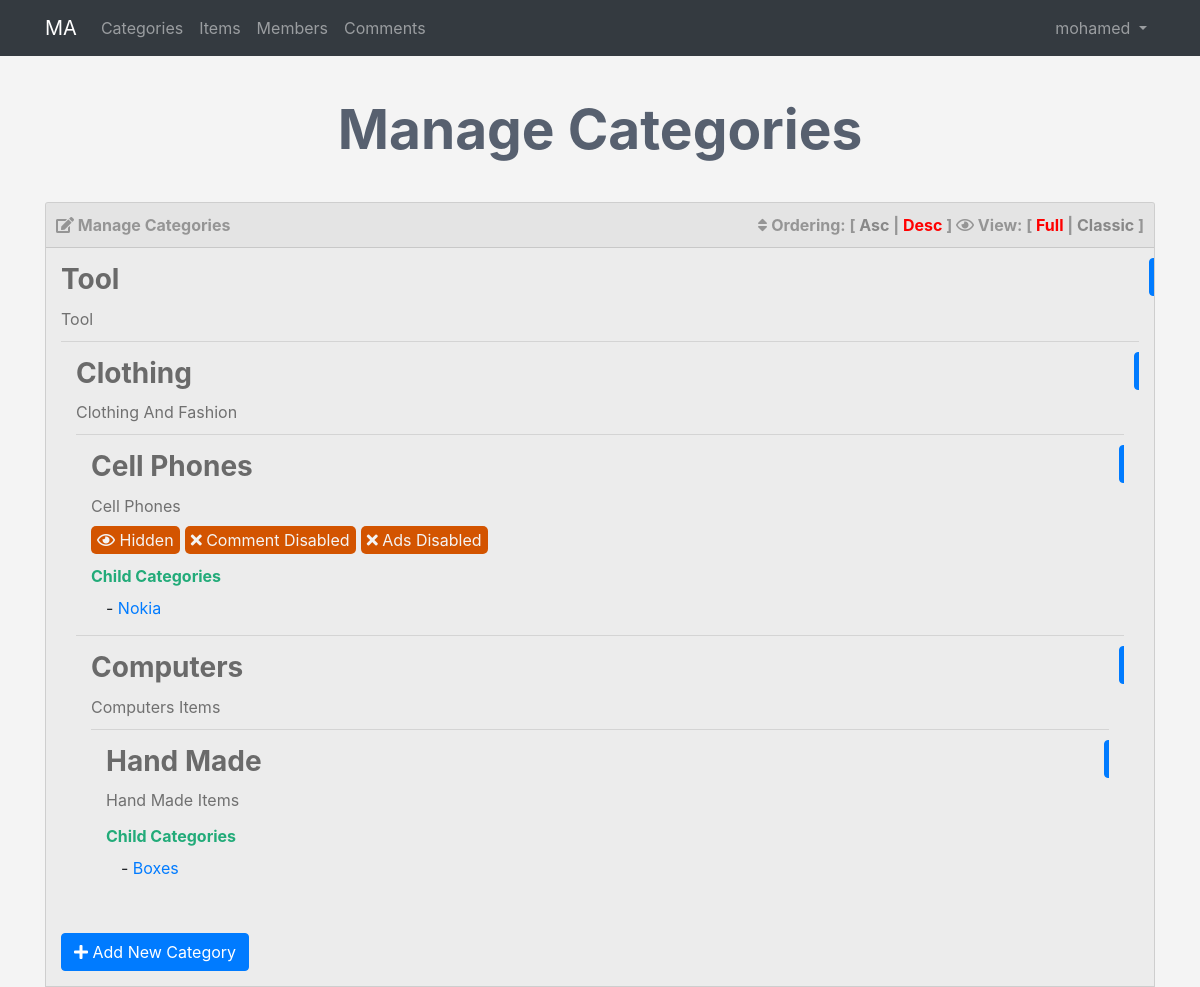
The app's page /admin/categories.php (signed in) with its own data.
### tables this page shows
CREATE TABLE `categories` (
  `ID` int(11) NOT NULL,
  `Name` varchar(255) NOT NULL,
  `Description` text NOT NULL,
  `parent` int(11) NOT NULL,
  `Ordering` int(11) DEFAULT NULL,
  `Visibility` tinyint(4) NOT NULL DEFAULT 0,
  `Allow_Comment` tinyint(4) NOT NULL DEFAULT 0,
  `Allow_Ads` tinyint(4) NOT NULL DEFAULT 0
);

### admin/includes/functions/functions.php (called while the page is built, shortened)
<?php
function getAllFrom($field,$tableName, $where = NULL, $and = NULL, $orderfield, $ordering ='DESC' ){
  global $con;
  $getAll = $con->prepare("SELECT $field FROM $tableName $where $and ORDER BY $orderfield $ordering");
  $getAll->execute();
  $all = $getAll->fetchAll();
  return $all;
}

### admin/categories.php (the view, shortened to what this page needs)
<?php
if (isset($_SESSION['Username'])) {
  $do = isset($_GET['do']) ? $_GET['do'] : 'Manage';
}
if ($do == 'Manage') {
  $sort = 'DESC';
  $stmt2 = $con->prepare("SELECT * FROM categories  WHERE parent = 0 ORDER BY Ordering $sort ");
  $stmt2->execute();
  $cats = $stmt2->fetchAll();
  if (!empty($cats)){
?>
  <h1 class="text-center">Manage Categories</h1>
  <div class="container categories">
    <div class="card card-header">
      <div class="card-header">
          <div class ="float-left title"> <i class='fa fa-edit'></i> Manage Categories</div>
          <div class=" option float-right">
            <i class='fa fa-sort'></i> Ordering: [
            <a class="<?php if ($sort == 'ASC') {echo 'active';} ?> " href="?sort=ASC">Asc</a> |
            <a class="<?php if ($sort == 'DESC') {echo 'active';} ?>" href="?sort=DESC">Desc</a> ]
            <i class ="fa fa-eye"></i> View: [
            <span class="active" data-view = "full" href="?sort=ASC" >Full</span> |
            <span data-view = "classic">Classic</span> ]
          </div>
      </div>
      <div class="card-body">
        <?php
        foreach ($cats as $cat) {
          echo "<div class='cat'>";
            echo "<div class='hidden-buttons'>";
            echo "<a href='categories.php?do=Edit&catid=" . $cat['ID'] . "' class='btn btn-xs btn-primary'><i class='fa fa-edit'></i> Edit </a>";
            echo "</div>";
            echo "<h3>" . $cat['Name'] . "</h3>";
            echo "<div class='full-view'>";
              echo "<p>"; if ($cat['Description'] == '') {echo 'This Category Has No Description';} else {echo $cat['Description'];} echo "</p>";
              if ($cat['Visibility'] == 1) {echo '<span class="visibility"><i class ="fa fa-eye"></i> Hidden</span>';}
              if ($cat['Allow_Comment'] == 1) {echo '<span class="commenting"><i class ="fa fa-close"></i> Comment Disabled</span>';}
              if ($cat['Allow_Ads'] == 1) {echo '<span class="advertises"><i class ="fa fa-close"></i> Ads Disabled</span>';}
            echo "</div>";
            $childCats = getAllFrom("*", "categories","where parent ={$cat['ID']}","","ID","ASC");
            if(! empty($childCats)){?>
              <h4 class="child-head ">Child Categories</h4>
              <ul class="child-cats list-unstyled ">
              <?php foreach($childCats as $c){?>
                  <li class="child-link">
                    <a href="categories.php?do=Edit&catid=<?php echo $c['ID'];?>" class=""><?php echo $c['Name'];?></a>
                  </li>
                 <?php
            }
            echo "</ul>";
          echo "</div>";
          }
          echo '<hr>';
        }
        ?>
      </div>
    </div>
    <a href='categories.php?do=Add' class="add-ctegory btn btn-primary"><i class="fa fa-plus"></i> Add New Category </a>
  </div>
<?php }
  } else {
    header('Location: index.php');
    exit();
  }
  include $tpl . 'footer.php';
  ?>

### admin/layout/css/backend.css (style rules this page uses)
body { background-color: #f4f4f4; }
h1 { font-size: 55px; margin: 40px; color: #57606f; font-weight: bold; }
.categories .card-body { padding: 0px; }
.categories .card-header { padding:0 }
.categories .title { padding :10px; color:#959595; font-weight: bold; }
.categories .option { padding: 10px; color: #959595; font-weight: bold; }
.categories .option a { color:#888; text-decoration: none; }
.categories .option span { color:#888; text-decoration: none; cursor: pointer; }
.categories .option .active { color:#f00; }
.categories hr { margin-top: 0; margin-bottom: 0; }
.categories .cat { padding: 15px; position: relative; overflow: hidden; }
.categories .cat .hidden-buttons { -webkit-transition: all 0.5s ease-in-out; -moz-transition: all 0.5s ease-in-out; transition: all 0.5s ease-in-out; position: absolute; top: 10px; right: -170px; }
.categories .cat .hidden-buttons a { margin-right: 4px; }
.categories .cat h3 { margin: 0 ; cursor: pointer; color:#6a6a6a; font-weight:bold; }
.categories .cat .full-view p { margin:10px 0; color:#707070; }
.categories .cat .visibility { background-color: #d35400; color: #f4f4f4; padding: 4px 6px; margin-right: 5px; border-radius: 5px; }
.categories .cat .commenting { background-color: #d35400; color: #f4f4f4; padding: 4px 6px; margin-right: 5px; border-radius: 5px; }
.categories .cat .advertises { background-color: #d35400; color: #f4f4f4; padding: 4px 6px; margin-right: 5px; border-radius: 5px; }
.categories .add-ctegory { margin-top:8px; }
.categories .child-head { margin: 15px 0 10px; font-weight:bold; font-size:16px; color:#22ab79; }
.categories .child-cats { margin: 0 ; }
.categories .child-cats li { margin-left:15px; }
.categories .child-cats li:before { content:"- " }

### records on screen
categories: Name "Tool", Description "Tool"
categories: Name "Clothing", Description "Clothing And Fashion"
categories: Name "Cell Phones", Description "Cell Phones", Visibility 1 (drawn), Allow_Comment 1 (drawn), Allow_Ads 1 (drawn)
categories: Name "Nokia"
categories: Name "Computers", Description "Computers Items"
categories: Name "Hand Made", Description "Hand Made Items"
categories: Name "Boxes"

### other values on screen
lang('HOME_ADMIN') "MA"
lang('CATEGORIES') "Categories"
lang('ITEMS') "Items"
lang('MEMBERS') "Members"
lang('COMMENTS') "Comments"
